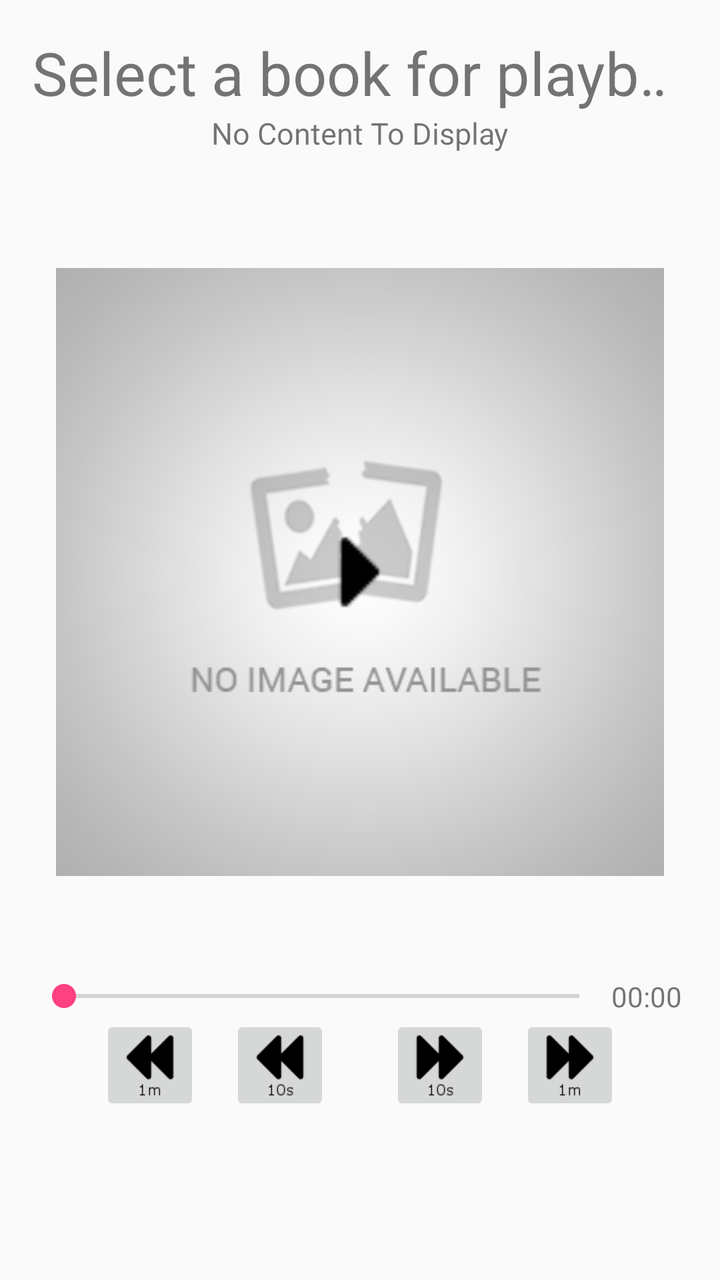
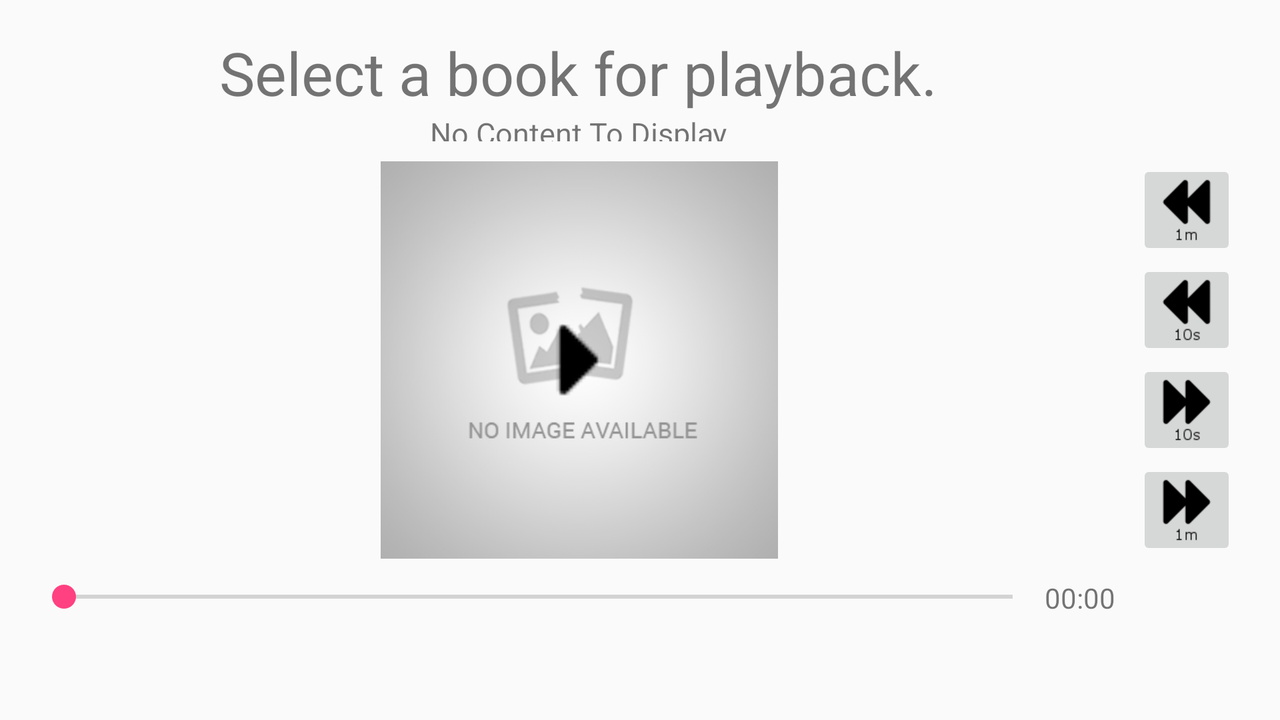

Compare how this app lays out the same screen by default and in its alternative resource folder. The renders come first, then the two layout files and the values they reference.
<!-- AndroidManifest.xml: application theme AppTheme -->
<!-- res/layout/content_player.xml -->
<?xml version="1.0" encoding="utf-8"?>
<LinearLayout xmlns:android="http://schemas.android.com/apk/res/android"
    xmlns:app="http://schemas.android.com/apk/res-auto"
    xmlns:tools="http://schemas.android.com/tools"
    android:layout_width="match_parent"
    android:layout_height="match_parent"
    android:orientation="vertical"
    android:paddingBottom="@dimen/activity_vertical_margin"
    android:paddingTop="@dimen/activity_vertical_margin"
    android:paddingLeft="@dimen/activity_horizontal_margin"
    android:paddingRight="@dimen/activity_horizontal_margin"
    app:layout_behavior="@string/appbar_scrolling_view_behavior"
    tools:context="com.etechtour.audiobookplayer.PlayerActivity"
    tools:showIn="@layout/app_bar_player">
    <LinearLayout
        android:layout_width="match_parent"
        android:layout_height="0dp"
        android:id="@+id/lin_details"
        android:orientation="horizontal"
        android:layout_weight=".5"
        android:gravity="center"
        >
        
            
            
            
            
            
            
        <LinearLayout
            android:layout_width="match_parent"
            android:layout_height="wrap_content"
            android:orientation="vertical"
            android:layout_gravity="center_horizontal"
            android:gravity="center"
            android:layout_weight="55"
            >
            
            <TextView
                android:layout_width="wrap_content"
                android:layout_height="wrap_content"
                android:text="@string/empty_album"
                android:textSize="30sp"
                android:id="@+id/content_album"
                android:singleLine="true"
                android:ellipsize="marquee"
                android:marqueeRepeatLimit="marquee_forever"
                android:scrollHorizontally="true"
                />
            <TextView
                android:layout_width="wrap_content"
                android:layout_height="wrap_content"
                android:text="@string/empty_author"
                android:textSize="15sp"
                android:id="@+id/content_author"
                android:singleLine="true"
                android:ellipsize="marquee"
                android:marqueeRepeatLimit="marquee_forever"
                android:scrollHorizontally="true"
                />
        </LinearLayout>
        
            
            
            
            
            
            
    </LinearLayout>
    <RelativeLayout
        android:layout_width="match_parent"
        android:layout_height="0dp"
        android:orientation="horizontal"
        android:layout_weight="3"
        >
        <ImageButton
            android:id="@+id/content_btnPlayPause"
            android:layout_width="match_parent"
            android:layout_height="match_parent"
            android:src="@drawable/placeholder"
            android:adjustViewBounds="true"
            android:scaleType="fitCenter"
            android:backgroundTint="@android:color/transparent"
            />
        <ImageView
            android:id="@+id/content_img_playpause"
            android:layout_width="50dp"
            android:layout_height="50dp"
            android:layout_centerInParent="true"
            android:src="@drawable/play"
            />
    </RelativeLayout>
    <LinearLayout
        android:layout_width="match_parent"
        android:layout_height="0dp"
        android:layout_weight="1"
        android:orientation="vertical"
        >
        <LinearLayout
            android:layout_width="match_parent"
            android:layout_height="wrap_content"
            android:orientation="horizontal"
            android:gravity="center"
            >
            <SeekBar
                android:id="@+id/content_seekbar"
                android:layout_width="wrap_content"
                android:layout_height="wrap_content"
                android:layout_weight="90"
                />
            <TextView
                android:id="@+id/content_seekbar_textview"
                android:layout_width="wrap_content"
                android:layout_height="wrap_content"
                android:text="00:00"
                android:layout_weight="1"
                android:singleLine="true"
                />
        </LinearLayout>

        <LinearLayout
            android:layout_width="match_parent"
            android:layout_height="match_parent"
            android:orientation="horizontal"
            android:gravity="center_horizontal">
            <ImageButton
                android:id="@+id/content_btnRWBig"
                android:layout_width="50dp"
                android:layout_height="50dp"
                android:src="@drawable/rewind_text_1m"
                android:scaleType="center"
                android:layout_marginEnd="15dp"
                />
            <ImageButton
                android:id="@+id/content_btnRWSmall"
                android:layout_width="50dp"
                android:layout_height="50dp"
                android:src="@drawable/rewind_text_10s"
                android:scaleType="center"
                android:layout_marginEnd="15dp"
                />
            <ImageButton
                android:id="@+id/content_btnFFSmall"
                android:layout_width="50dp"
                android:layout_height="50dp"
                android:src="@drawable/fastforward_text_10s"
                android:scaleType="center"
                android:layout_marginStart="15dp"
                />
            <ImageButton
                android:id="@+id/content_btnFFBig"
                android:layout_width="50dp"
                android:layout_height="50dp"
                android:src="@drawable/fastforward_text_1m"
                android:scaleType="center"
                android:layout_marginStart="15dp"
                />
        </LinearLayout>

    </LinearLayout>

</LinearLayout>
<!-- res/layout/app_bar_player.xml (included above) -->
<?xml version="1.0" encoding="utf-8"?>
<android.support.design.widget.CoordinatorLayout
    xmlns:android="http://schemas.android.com/apk/res/android"
    xmlns:app="http://schemas.android.com/apk/res-auto"
    xmlns:tools="http://schemas.android.com/tools"
    android:layout_width="match_parent"
    android:layout_height="match_parent"
    android:fitsSystemWindows="true"
    tools:context="com.etechtour.audiobookplayer.PlayerActivity">

    <android.support.design.widget.AppBarLayout
        android:layout_width="match_parent"
        android:layout_height="wrap_content"
        android:theme="@style/AppTheme.AppBarOverlay">

        <android.support.v7.widget.Toolbar
            android:id="@+id/toolbar"
            android:layout_width="match_parent"
            android:layout_height="?attr/actionBarSize"
            android:background="?attr/colorPrimary"
            app:popupTheme="@style/AppTheme.PopupOverlay" />

    </android.support.design.widget.AppBarLayout>

    <include layout="@layout/content_player" />
</android.support.design.widget.CoordinatorLayout>
<!-- resources referenced by this layout -->
<resources>
  <dimen name="activity_horizontal_margin">16dp</dimen>
  <dimen name="activity_vertical_margin">16dp</dimen>
  <!-- drawable fastforward_text_10s: png bitmap (drawable-hdpi, 651 bytes) -->
  <!-- drawable fastforward_text_1m: png bitmap (drawable-hdpi, 593 bytes) -->
  <!-- drawable placeholder: png bitmap (drawable-hdpi, 28503 bytes) -->
  <!-- drawable play: png bitmap (drawable-mdpi, 270 bytes) -->
  <!-- drawable rewind_text_10s: png bitmap (drawable-hdpi, 645 bytes) -->
  <!-- drawable rewind_text_1m: png bitmap (drawable-hdpi, 586 bytes) -->
  <string name="empty_album">Select a book for playback.</string>
  <string name="empty_author">No Content To Display</string>
  <style name="AppTheme.AppBarOverlay" parent="ThemeOverlay.AppCompat.Dark.ActionBar" />
  <style name="AppTheme.PopupOverlay" parent="ThemeOverlay.AppCompat.Light" />
  <style name="AppTheme" parent="Theme.AppCompat.Light.DarkActionBar">
          
          <item name="colorPrimary">@color/colorPrimary</item>
          <item name="colorPrimaryDark">@color/colorPrimaryDark</item>
          <item name="colorAccent">@color/colorAccent</item>
      </style>
  <color name="colorPrimary">#3F51B5</color>
  <color name="colorPrimaryDark">#303F9F</color>
  <color name="colorAccent">#FF4081</color>
</resources>
<!-- res/layout-land/content_player.xml (the author's variant of the layout above) -->
<!-- drawn on the phone turned sideways -->
<?xml version="1.0" encoding="utf-8"?>
<LinearLayout xmlns:android="http://schemas.android.com/apk/res/android"
    xmlns:app="http://schemas.android.com/apk/res-auto"
    xmlns:tools="http://schemas.android.com/tools"
    android:layout_width="match_parent"
    android:layout_height="match_parent"
    android:orientation="horizontal"
    android:paddingBottom="@dimen/activity_vertical_margin"
    android:paddingTop="@dimen/activity_vertical_margin"
    android:paddingStart="@dimen/activity_horizontal_margin"
    android:paddingEnd="@dimen/activity_horizontal_margin"
    app:layout_behavior="@string/appbar_scrolling_view_behavior"
    tools:context="com.etechtour.audiobookplayer.PlayerActivity"
    tools:showIn="@layout/app_bar_player">
    <LinearLayout
        android:layout_width="0dp"
        android:layout_height="match_parent"
        android:id="@+id/lin_details"
        android:orientation="horizontal"
        android:layout_weight="9"
        android:gravity="center"
        >
        
            
            
            
            
            
            
        <LinearLayout
            android:layout_width="match_parent"
            android:layout_height="match_parent"
            android:gravity="center_horizontal"
            android:layout_gravity="center_horizontal"
            android:orientation="vertical">

            <LinearLayout
                android:layout_width="match_parent"
                android:layout_height="0dp"
                android:orientation="vertical"
                android:layout_weight="1"
                android:gravity="center_horizontal"
                >
                <TextView
                    android:layout_width="wrap_content"
                    android:layout_height="wrap_content"
                    android:text="@string/empty_album"
                    android:textSize="30sp"
                    android:id="@+id/content_album"
                    android:singleLine="true"
                    android:ellipsize="marquee"
                    android:marqueeRepeatLimit="marquee_forever"
                    android:scrollHorizontally="true"
                    />
                <TextView
                    android:layout_width="wrap_content"
                    android:layout_height="wrap_content"
                    android:text="@string/empty_author"
                    android:textSize="15sp"
                    android:id="@+id/content_author"
                    android:singleLine="true"
                    android:ellipsize="marquee"
                    android:marqueeRepeatLimit="marquee_forever"
                    android:scrollHorizontally="true"
                    />
            </LinearLayout>

            <RelativeLayout
                android:layout_width="match_parent"
                android:layout_height="0dp"
                android:layout_weight="4"
                >
                <ImageButton
                    android:id="@+id/content_btnPlayPause"
                    android:layout_width="match_parent"
                    android:layout_height="match_parent"
                    android:src="@drawable/placeholder"
                    android:adjustViewBounds="true"
                    android:scaleType="fitCenter"
                    android:backgroundTint="@android:color/transparent"
                    />
                <ImageView
                    android:id="@+id/content_img_playpause"
                    android:layout_width="50dp"
                    android:layout_height="50dp"
                    android:layout_centerInParent="true"
                    android:src="@drawable/play"
                    android:contentDescription="@string/cd_playpause"
                    />
            </RelativeLayout>
            <LinearLayout
                android:layout_width="match_parent"
                android:layout_height="0dp"
                android:orientation="horizontal"
                android:layout_weight="1"
                >
                <SeekBar
                    android:id="@+id/content_seekbar"
                    android:layout_width="wrap_content"
                    android:layout_height="wrap_content"
                    android:layout_weight="90"
                    />
                <TextView
                    android:id="@+id/content_seekbar_textview"
                    android:layout_width="wrap_content"
                    android:layout_height="wrap_content"
                    android:text="00:00"
                    android:layout_weight="1"
                    android:singleLine="true"
                    />
            </LinearLayout>
        </LinearLayout>
        
            
            
            
            
            
            
    </LinearLayout>
    <LinearLayout
        android:layout_width="0dp"
        android:layout_height="match_parent"
        android:layout_weight="1"
        android:orientation="vertical"
        >
        <LinearLayout
            android:layout_width="match_parent"
            android:layout_height="match_parent"
            android:orientation="vertical"
            android:gravity="center"
            >
            <ImageButton
                android:id="@+id/content_btnRWBig"
                android:layout_width="50dp"
                android:layout_height="50dp"
                android:src="@drawable/rewind_text_1m"
                android:scaleType="center"
                android:contentDescription="@string/cd_rewindbig"
                />
            <ImageButton
                android:id="@+id/content_btnRWSmall"
                android:layout_width="50dp"
                android:layout_height="50dp"
                android:src="@drawable/rewind_text_10s"
                android:scaleType="center"
                android:contentDescription="@string/cd_rewindsmall"
                />
            <ImageButton
                android:id="@+id/content_btnFFSmall"
                android:layout_width="50dp"
                android:layout_height="50dp"
                android:src="@drawable/fastforward_text_10s"
                android:scaleType="center"
                android:contentDescription="@string/cd_fastforwardsmall"
                />
            <ImageButton
                android:id="@+id/content_btnFFBig"
                android:layout_width="50dp"
                android:layout_height="50dp"
                android:src="@drawable/fastforward_text_1m"
                android:scaleType="center"
                android:contentDescription="@string/cd_fastforwardbig"
                />
        </LinearLayout>

    </LinearLayout>

</LinearLayout>
<!-- res/layout/content_player.xml (included above) -->
<?xml version="1.0" encoding="utf-8"?>
<LinearLayout xmlns:android="http://schemas.android.com/apk/res/android"
    xmlns:app="http://schemas.android.com/apk/res-auto"
    xmlns:tools="http://schemas.android.com/tools"
    android:layout_width="match_parent"
    android:layout_height="match_parent"
    android:orientation="vertical"
    android:paddingBottom="@dimen/activity_vertical_margin"
    android:paddingTop="@dimen/activity_vertical_margin"
    android:paddingLeft="@dimen/activity_horizontal_margin"
    android:paddingRight="@dimen/activity_horizontal_margin"
    app:layout_behavior="@string/appbar_scrolling_view_behavior"
    tools:context="com.etechtour.audiobookplayer.PlayerActivity"
    tools:showIn="@layout/app_bar_player">
    <LinearLayout
        android:layout_width="match_parent"
        android:layout_height="0dp"
        android:id="@+id/lin_details"
        android:orientation="horizontal"
        android:layout_weight=".5"
        android:gravity="center"
        >
        
            
            
            
            
            
            
        <LinearLayout
            android:layout_width="match_parent"
            android:layout_height="wrap_content"
            android:orientation="vertical"
            android:layout_gravity="center_horizontal"
            android:gravity="center"
            android:layout_weight="55"
            >
            
            <TextView
                android:layout_width="wrap_content"
                android:layout_height="wrap_content"
                android:text="@string/empty_album"
                android:textSize="30sp"
                android:id="@+id/content_album"
                android:singleLine="true"
                android:ellipsize="marquee"
                android:marqueeRepeatLimit="marquee_forever"
                android:scrollHorizontally="true"
                />
            <TextView
                android:layout_width="wrap_content"
                android:layout_height="wrap_content"
                android:text="@string/empty_author"
                android:textSize="15sp"
                android:id="@+id/content_author"
                android:singleLine="true"
                android:ellipsize="marquee"
                android:marqueeRepeatLimit="marquee_forever"
                android:scrollHorizontally="true"
                />
        </LinearLayout>
        
            
            
            
            
            
            
    </LinearLayout>
    <RelativeLayout
        android:layout_width="match_parent"
        android:layout_height="0dp"
        android:orientation="horizontal"
        android:layout_weight="3"
        >
        <ImageButton
            android:id="@+id/content_btnPlayPause"
            android:layout_width="match_parent"
            android:layout_height="match_parent"
            android:src="@drawable/placeholder"
            android:adjustViewBounds="true"
            android:scaleType="fitCenter"
            android:backgroundTint="@android:color/transparent"
            />
        <ImageView
            android:id="@+id/content_img_playpause"
            android:layout_width="50dp"
            android:layout_height="50dp"
            android:layout_centerInParent="true"
            android:src="@drawable/play"
            />
    </RelativeLayout>
    <LinearLayout
        android:layout_width="match_parent"
        android:layout_height="0dp"
        android:layout_weight="1"
        android:orientation="vertical"
        >
        <LinearLayout
            android:layout_width="match_parent"
            android:layout_height="wrap_content"
            android:orientation="horizontal"
            android:gravity="center"
            >
            <SeekBar
                android:id="@+id/content_seekbar"
                android:layout_width="wrap_content"
                android:layout_height="wrap_content"
                android:layout_weight="90"
                />
            <TextView
                android:id="@+id/content_seekbar_textview"
                android:layout_width="wrap_content"
                android:layout_height="wrap_content"
                android:text="00:00"
                android:layout_weight="1"
                android:singleLine="true"
                />
        </LinearLayout>

        <LinearLayout
            android:layout_width="match_parent"
            android:layout_height="match_parent"
            android:orientation="horizontal"
            android:gravity="center_horizontal">
            <ImageButton
                android:id="@+id/content_btnRWBig"
                android:layout_width="50dp"
                android:layout_height="50dp"
                android:src="@drawable/rewind_text_1m"
                android:scaleType="center"
                android:layout_marginEnd="15dp"
                />
            <ImageButton
                android:id="@+id/content_btnRWSmall"
                android:layout_width="50dp"
                android:layout_height="50dp"
                android:src="@drawable/rewind_text_10s"
                android:scaleType="center"
                android:layout_marginEnd="15dp"
                />
            <ImageButton
                android:id="@+id/content_btnFFSmall"
                android:layout_width="50dp"
                android:layout_height="50dp"
                android:src="@drawable/fastforward_text_10s"
                android:scaleType="center"
                android:layout_marginStart="15dp"
                />
            <ImageButton
                android:id="@+id/content_btnFFBig"
                android:layout_width="50dp"
                android:layout_height="50dp"
                android:src="@drawable/fastforward_text_1m"
                android:scaleType="center"
                android:layout_marginStart="15dp"
                />
        </LinearLayout>

    </LinearLayout>

</LinearLayout>
<!-- resources referenced by the variant -->
<!-- as the phone turned sideways resolves them -->
<resources>
  <dimen name="activity_horizontal_margin">16dp</dimen>
  <dimen name="activity_vertical_margin">16dp</dimen>
  <!-- drawable fastforward_text_10s: png bitmap (drawable-hdpi, 651 bytes) -->
  <!-- drawable fastforward_text_1m: png bitmap (drawable-hdpi, 593 bytes) -->
  <!-- drawable placeholder: png bitmap (drawable-hdpi, 28503 bytes) -->
  <!-- drawable play: png bitmap (drawable-mdpi, 270 bytes) -->
  <!-- drawable rewind_text_10s: png bitmap (drawable-hdpi, 645 bytes) -->
  <!-- drawable rewind_text_1m: png bitmap (drawable-hdpi, 586 bytes) -->
  <string name="cd_fastforwardbig">Fastforward 1 minute</string>
  <string name="cd_fastforwardsmall">Fastforward 10 seconds</string>
  <string name="cd_playpause">Toggle between play and pause</string>
  <string name="cd_rewindbig">Rewind 1 minute</string>
  <string name="cd_rewindsmall">Rewind 10 seconds</string>
  <string name="empty_album">Select a book for playback.</string>
  <string name="empty_author">No Content To Display</string>
  <style name="AppTheme.AppBarOverlay" parent="ThemeOverlay.AppCompat.Dark.ActionBar" />
  <style name="AppTheme.PopupOverlay" parent="ThemeOverlay.AppCompat.Light" />
  <style name="AppTheme" parent="Theme.AppCompat.Light.DarkActionBar">
          
          <item name="colorPrimary">@color/colorPrimary</item>
          <item name="colorPrimaryDark">@color/colorPrimaryDark</item>
          <item name="colorAccent">@color/colorAccent</item>
      </style>
  <color name="colorPrimary">#3F51B5</color>
  <color name="colorPrimaryDark">#303F9F</color>
  <color name="colorAccent">#FF4081</color>
</resources>
